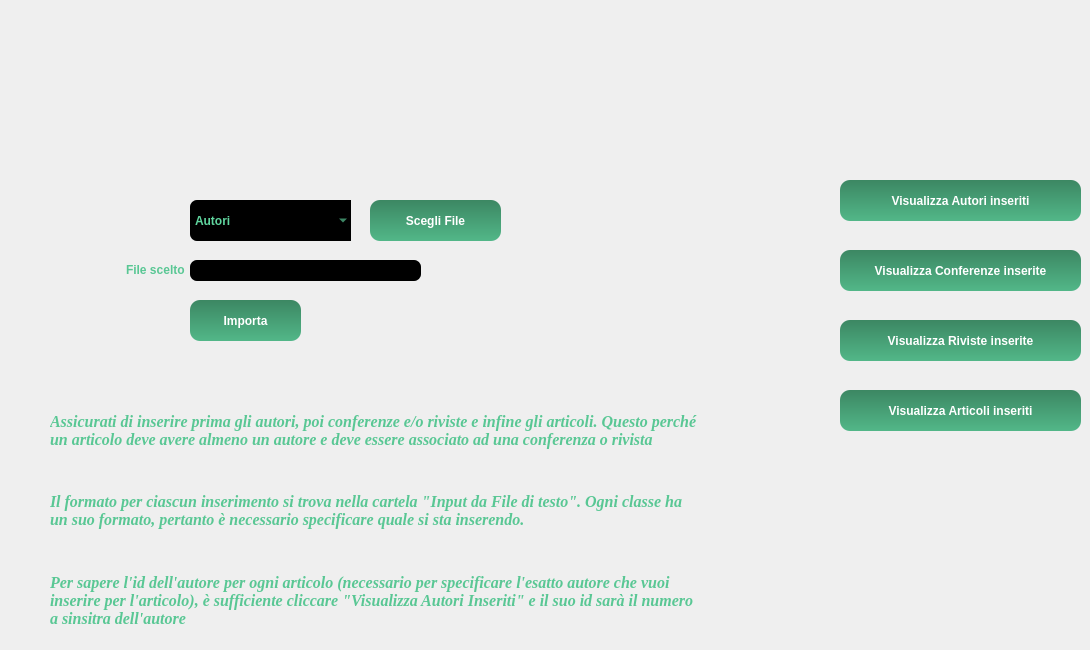
    <widget class="QWidget" name="paginaImportFileTesto">
     <widget class="QLabel" name="label_53">
      <property name="geometry">
       <rect>
        <x>126</x>
        <y>260</y>
        <width>61</width>
        <height>20</height>
       </rect>
      </property>
      <property name="font">
       <font>
        <family>Tahoma</family>
        <pointsize>9</pointsize>
        <weight>75</weight>
        <bold>true</bold>
       </font>
      </property>
      <property name="styleSheet">
       <string notr="true">color: rgb(89, 199, 148);</string>
      </property>
      <property name="text">
       <string>File scelto</string>
      </property>
     </widget>
     <widget class="QComboBox" name="comboBoxSceltaTipo">
      <property name="geometry">
       <rect>
        <x>190</x>
        <y>200</y>
        <width>161</width>
        <height>41</height>
       </rect>
      </property>
      <property name="font">
       <font>
        <family>Tahoma</family>
        <pointsize>9</pointsize>
        <weight>75</weight>
        <bold>true</bold>
       </font>
      </property>
      <property name="styleSheet">
       <string notr="true">background-color: rgb(0, 0, 0);
color: rgb(96, 214, 159);
border-radius: 7px;
</string>
      </property>
      <item>
       <property name="text">
        <string>Autori</string>
       </property>
      </item>
      <item>
       <property name="text">
        <string>Conferenze</string>
       </property>
      </item>
      <item>
       <property name="text">
        <string>Riviste</string>
       </property>
      </item>
      <item>
       <property name="text">
        <string>Articoli</string>
       </property>
      </item>
     </widget>
     <widget class="QPushButton" name="bottPrendiFile">
      <property name="geometry">
       <rect>
        <x>370</x>
        <y>200</y>
        <width>131</width>
        <height>41</height>
       </rect>
      </property>
      <property name="font">
       <font>
        <family>Tahoma</family>
        <pointsize>9</pointsize>
        <weight>75</weight>
        <bold>true</bold>
       </font>
      </property>
      <property name="styleSheet">
       <string notr="true">QPushButton{
	background-color: qlineargradient(spread:pad, x1:1, y1:0, x2:1, y2:1, stop:0 rgba(60, 135, 99, 255), stop:1 rgba(82, 183, 136, 255));
	color: rgb(255, 255, 255);
	border-radius: 10px;
}

QPushButton:hover{
	background-color: rgb(60, 134, 99);
}
QPushButton:pressed {
	background-color: rgb(43, 97, 72);
}
</string>
      </property>
      <property name="text">
       <string>Scegli File</string>
      </property>
     </widget>
     <widget class="QPushButton" name="bottImportFile">
      <property name="geometry">
       <rect>
        <x>190</x>
        <y>300</y>
        <width>111</width>
        <height>41</height>
       </rect>
      </property>
      <property name="font">
       <font>
        <family>Tahoma</family>
        <pointsize>9</pointsize>
        <weight>75</weight>
        <bold>true</bold>
       </font>
      </property>
      <property name="styleSheet">
       <string notr="true">QPushButton{
	background-color: qlineargradient(spread:pad, x1:1, y1:0, x2:1, y2:1, stop:0 rgba(60, 135, 99, 255), stop:1 rgba(82, 183, 136, 255));
	color: rgb(255, 255, 255);
	border-radius: 10px;
}

QPushButton:hover{
	background-color: rgb(60, 134, 99);
}
QPushButton:pressed {
	background-color: rgb(43, 97, 72);
}
</string>
      </property>
      <property name="text">
       <string>Importa</string>
      </property>
     </widget>
     <widget class="QPushButton" name="bottVisAutori">
      <property name="geometry">
       <rect>
        <x>840</x>
        <y>180</y>
        <width>241</width>
        <height>41</height>
       </rect>
      </property>
      <property name="font">
       <font>
        <family>Tahoma</family>
        <pointsize>9</pointsize>
        <weight>75</weight>
        <bold>true</bold>
       </font>
      </property>
      <property name="styleSheet">
       <string notr="true">QPushButton{
	background-color: qlineargradient(spread:pad, x1:1, y1:0, x2:1, y2:1, stop:0 rgba(60, 135, 99, 255), stop:1 rgba(82, 183, 136, 255));
	color: rgb(255, 255, 255);
	border-radius: 10px;
}

QPushButton:hover{
	background-color: rgb(60, 134, 99);
}
QPushButton:pressed {
	background-color: rgb(43, 97, 72);
}
</string>
      </property>
      <property name="text">
       <string>Visualizza Autori inseriti</string>
      </property>
     </widget>
     <widget class="QPushButton" name="bottVisConferenze">
      <property name="geometry">
       <rect>
        <x>840</x>
        <y>250</y>
        <width>241</width>
        <height>41</height>
       </rect>
      </property>
      <property name="font">
       <font>
        <family>Tahoma</family>
        <pointsize>9</pointsize>
        <weight>75</weight>
        <bold>true</bold>
       </font>
      </property>
      <property name="styleSheet">
       <string notr="true">QPushButton{
	background-color: qlineargradient(spread:pad, x1:1, y1:0, x2:1, y2:1, stop:0 rgba(60, 135, 99, 255), stop:1 rgba(82, 183, 136, 255));
	color: rgb(255, 255, 255);
	border-radius: 10px;
}

QPushButton:hover{
	background-color: rgb(60, 134, 99);
}
QPushButton:pressed {
	background-color: rgb(43, 97, 72);
}
</string>
      </property>
      <property name="text">
       <string>Visualizza Conferenze inserite</string>
      </property>
     </widget>
     <widget class="QPushButton" name="bottonVisRiviste">
      <property name="geometry">
       <rect>
        <x>840</x>
        <y>320</y>
        <width>241</width>
        <height>41</height>
       </rect>
      </property>
      <property name="font">
       <font>
        <family>Tahoma</family>
        <pointsize>9</pointsize>
        <weight>75</weight>
        <bold>true</bold>
       </font>
      </property>
      <property name="styleSheet">
       <string notr="true">QPushButton{
	background-color: qlineargradient(spread:pad, x1:1, y1:0, x2:1, y2:1, stop:0 rgba(60, 135, 99, 255), stop:1 rgba(82, 183, 136, 255));
	color: rgb(255, 255, 255);
	border-radius: 10px;
}

QPushButton:hover{
	background-color: rgb(60, 134, 99);
}
QPushButton:pressed {
	background-color: rgb(43, 97, 72);
}
</string>
      </property>
      <property name="text">
       <string>Visualizza Riviste inserite</string>
      </property>
     </widget>
     <widget class="QPushButton" name="bottVisArticoli">
      <property name="geometry">
       <rect>
        <x>840</x>
        <y>390</y>
        <width>241</width>
        <height>41</height>
       </rect>
      </property>
      <property name="font">
       <font>
        <family>Tahoma</family>
        <pointsize>9</pointsize>
        <weight>75</weight>
        <bold>true</bold>
       </font>
      </property>
      <property name="styleSheet">
       <string notr="true">QPushButton{
	background-color: qlineargradient(spread:pad, x1:1, y1:0, x2:1, y2:1, stop:0 rgba(60, 135, 99, 255), stop:1 rgba(82, 183, 136, 255));
	color: rgb(255, 255, 255);
	border-radius: 10px;
}

QPushButton:hover{
	background-color: rgb(60, 134, 99);
}
QPushButton:pressed {
	background-color: rgb(43, 97, 72);
}
</string>
      </property>
      <property name="text">
       <string>Visualizza Articoli inseriti</string>
      </property>
     </widget>
     <widget class="QLabel" name="labelNomeFIle">
      <property name="geometry">
       <rect>
        <x>190</x>
        <y>260</y>
        <width>231</width>
        <height>21</height>
       </rect>
      </property>
      <property name="font">
       <font>
        <family>Tahoma</family>
       </font>
      </property>
      <property name="styleSheet">
       <string notr="true">
	color: rgb(96, 214, 159);
	border-radius: 7px;
	background-color: rgb(0, 0, 0);
	color: rgb(103, 231, 171);

</string>
      </property>
      <property name="text">
       <string/>
      </property>
     </widget>
     <widget class="QLabel" name="label_49">
      <property name="geometry">
       <rect>
        <x>50</x>
        <y>390</y>
        <width>661</width>
        <height>81</height>
       </rect>
      </property>
      <property name="font">
       <font>
        <family>Times New Roman</family>
        <pointsize>12</pointsize>
        <weight>75</weight>
        <italic>true</italic>
        <bold>true</bold>
       </font>
      </property>
      <property name="styleSheet">
       <string notr="true">color: rgb(89, 199, 148);</string>
      </property>
      <property name="text">
       <string>Assicurati di inserire prima gli autori, poi conferenze e/o riviste e infine gli articoli. Questo perché un articolo deve avere almeno un autore e deve essere associato ad una conferenza o rivista</string>
      </property>
      <property name="wordWrap">
       <bool>true</bool>
      </property>
     </widget>
     <widget class="QLabel" name="label_50">
      <property name="geometry">
       <rect>
        <x>50</x>
        <y>470</y>
        <width>651</width>
        <height>81</height>
       </rect>
      </property>
      <property name="font">
       <font>
        <family>Times New Roman</family>
        <pointsize>12</pointsize>
        <weight>75</weight>
        <italic>true</italic>
        <bold>true</bold>
       </font>
      </property>
      <property name="styleSheet">
       <string notr="true">color: rgb(89, 199, 148);</string>
      </property>
      <property name="text">
       <string>Il formato per ciascun inserimento si trova nella cartela &quot;Input da File di testo&quot;. Ogni classe ha un suo formato, pertanto è necessario specificare quale si sta inserendo.</string>
      </property>
      <property name="wordWrap">
       <bool>true</bool>
      </property>
     </widget>
     <widget class="QLabel" name="label_52">
      <property name="geometry">
       <rect>
        <x>50</x>
        <y>560</y>
        <width>651</width>
        <height>81</height>
       </rect>
      </property>
      <property name="font">
       <font>
        <family>Times New Roman</family>
        <pointsize>12</pointsize>
        <weight>75</weight>
        <italic>true</italic>
        <bold>true</bold>
       </font>
      </property>
      <property name="styleSheet">
       <string notr="true">color: rgb(89, 199, 148);</string>
      </property>
      <property name="text">
       <string>Per sapere l'id dell'autore per ogni articolo (necessario per specificare l'esatto autore che vuoi inserire per l'articolo), è sufficiente cliccare &quot;Visualizza Autori Inseriti&quot; e il suo id sarà il numero a sinsitra dell'autore</string>
      </property>
      <property name="wordWrap">
       <bool>true</bool>
      </property>
     </widget>
    </widget>
